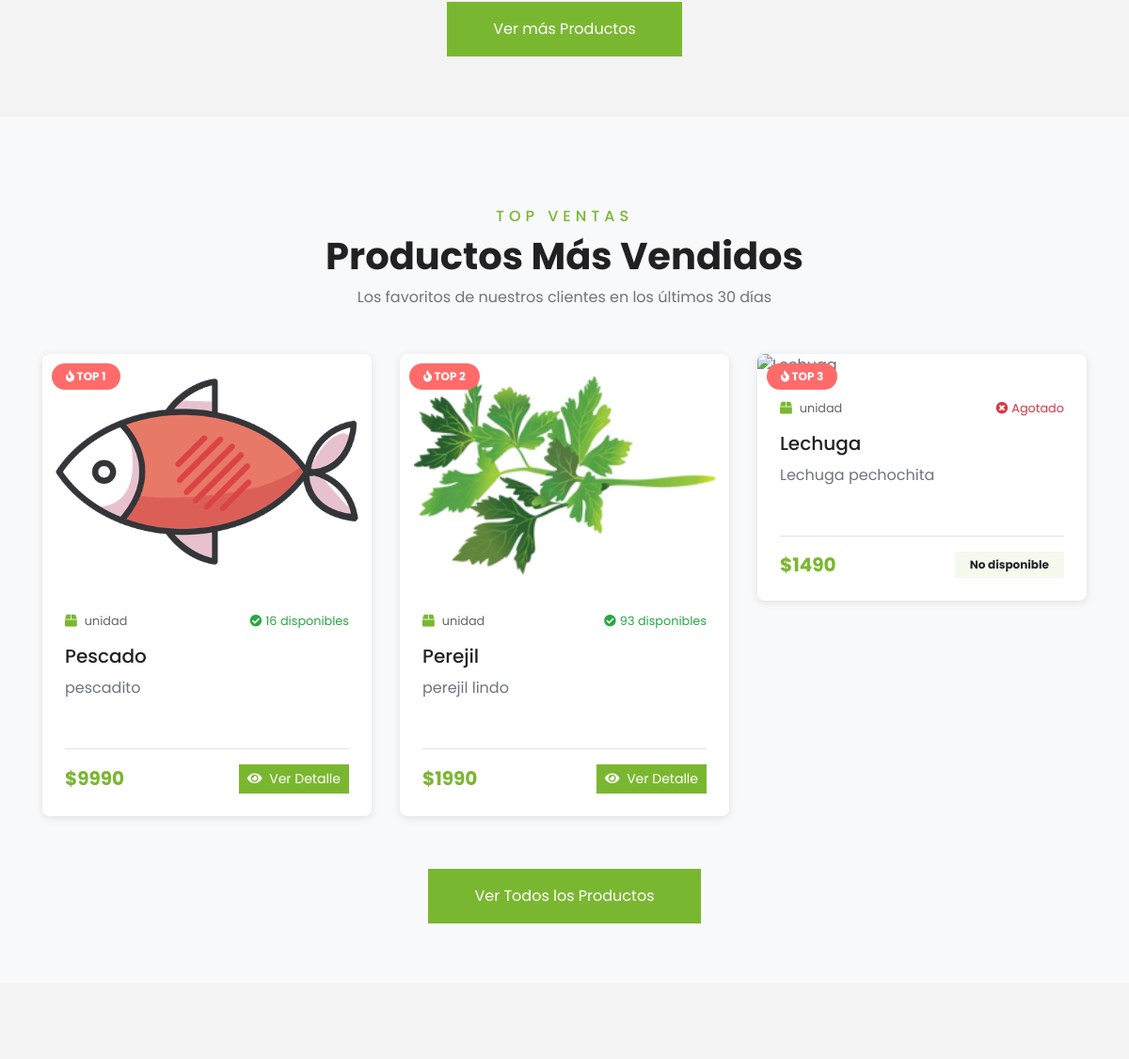
The app's page / (middle part), older data.
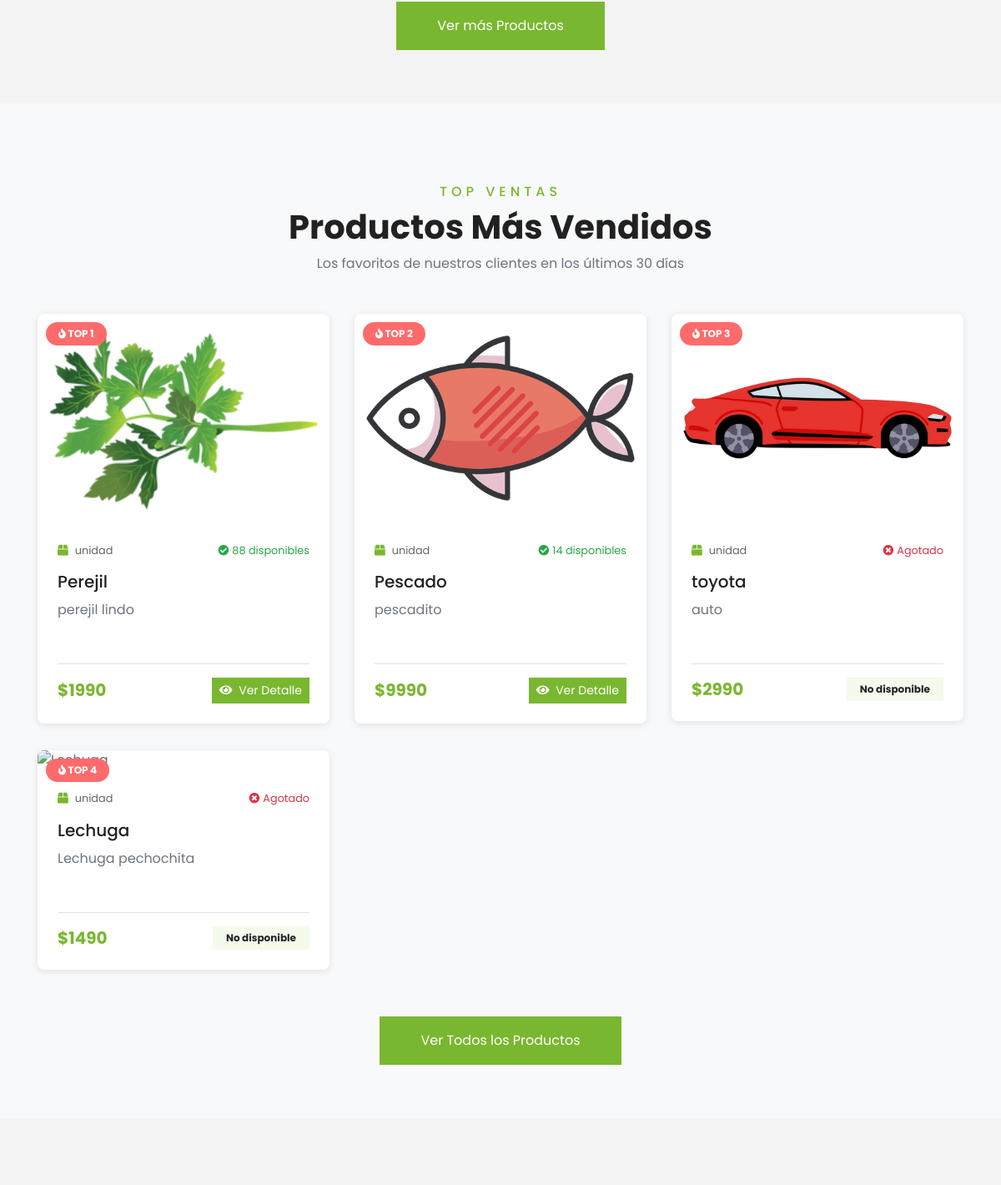
The same page, newer data.
### miapp/models.py (models this page shows, shortened)
class Producto(models.Model):
    UNIDADES_MEDIDA = [
        ('unidad', 'Unidad'),
        ('kg', 'Kilogramo'),
        ('gr', 'Gramo'),
        ('lt', 'Litro'),
        ('ml', 'Mililitro'),
        ('paquete', 'Paquete'),
        ('caja', 'Caja'),
    ]
    nombre = models.CharField(
        max_length=100,
        db_index=True,
        verbose_name="Nombre del producto"
    )
    descripcion = models.TextField(
        max_length=500,
        verbose_name="Descripción"
    )
    precio_unitario = models.DecimalField(
        max_digits=10,
        decimal_places=2,
        verbose_name="Precio unitario",
        help_text="Precio en pesos chilenos"
    )
    unidad_medida = models.CharField(
        max_length=20,
        choices=UNIDADES_MEDIDA,
        default='unidad',
        verbose_name="Unidad de medida"
    )
    stock_disponible = models.IntegerField(
        default=0,
        verbose_name="Stock disponible",
        help_text="Cantidad disponible en inventario"
    )
    categoria = models.ForeignKey(
        Categoria,
        on_delete=models.PROTECT,  # PROTECT en lugar de CASCADE
        related_name='productos',
        verbose_name="Categoría"
    )
    imagen = models.ImageField(
        upload_to='productos/',  # Guarda directamente en productos/
        null=True,
        blank=True,
        verbose_name="Imagen del producto",
        help_text="Imagen principal del producto"
    )
    activo = models.BooleanField(
        default=True,
        verbose_name="Activo",
        help_text="Indica si el producto está activo para venta"
    )
    fecha_creacion = models.DateTimeField(auto_now_add=True, verbose_name="Fecha de creación")
    fecha_modificacion = models.DateTimeField(auto_now=True, verbose_name="Última modificación")
    class Meta:
        db_table = 'productos'
        verbose_name = 'Producto'
        verbose_name_plural = 'Productos'
        ordering = ['-fecha_creacion']
        indexes = [
            models.Index(fields=['nombre']),
            models.Index(fields=['categoria', 'activo']),
            models.Index(fields=['-fecha_creacion']),
        ]

### miapp/views.py (the view)
# urls.py: path('', views.inicio, name='inicio'),
def inicio(request):
    ofertas_activas = Oferta.objects.filter(
        fecha_fin__gte=timezone.now(),
        fecha_inicio__lte=timezone.now(),
        activa=True
    )
    hace_30_dias = timezone.now() - timedelta(days=30)
    productos_mas_vendidos = DetallePedido.objects.filter(
        pedido__estado_pedido__in=['pagado', 'preparando', 'enviado', 'completado'],
        pedido__fecha_pedido__gte=hace_30_dias
    ).values('producto__id', 'producto__nombre').annotate(
        total_vendido=Sum('cantidad')
    ).order_by('-total_vendido')[:10]
    ids_productos = [item['producto__id'] for item in productos_mas_vendidos]
    productos_top = Producto.objects.filter(
        id__in=ids_productos,
        activo=True
    ).prefetch_related(
        Prefetch('ofertas', queryset=ofertas_activas, to_attr='ofertas_activas')
    )
    productos_top_ordenados = sorted(
        productos_top,
        key=lambda p: ids_productos.index(p.id) if p.id in ids_productos else 999
    )
    contexto = {
        'productos_top_vendidos': productos_top_ordenados,
        'now': timezone.now(),
    }
    return render(request, 'miapp/inicio.html', contexto)

### miapp/templates/miapp/inicio.html (shortened to what this page needs)
{% load static %}
<!DOCTYPE html>
<html lang="es">
    <head>
        <link
            href="https://cdnjs.cloudflare.com/ajax/libs/font-awesome/5.10.0/css/all.min.css"
            rel="stylesheet">
        <link href="https://cdnjs.cloudflare.com/ajax/libs/font-awesome/5.10.0/css/all.min.css" rel="stylesheet">
        <link href="{% static 'lib/owlcarousel/assets/owl.carousel.min.css' %}"
            rel="stylesheet">
        <link href="{% static 'css/style.css' %}" rel="stylesheet">
    </head>
    <body>
                {% include 'miapp/chatbot.html' %}
        <div class="container-fluid py-5">
            <div class="container pt-5 pb-3">
                <div class="text-center mt-4">
                    <a href="{% url 'listar_productos' %}" class="btn btn-primary py-3 px-5">Ver más Productos</a>
                </div>
            </div>
        </div>
        <div class="container-fluid py-5" style="background-color: #f8f9fa;">
            <div class="container pt-5 pb-3">
                <div class="text-center mb-3 pb-3">
                    <h6 class="text-primary text-uppercase" style="letter-spacing: 5px;">Top Ventas</h6>
                    <h1>Productos Más Vendidos</h1>
                    <p class="text-muted">Los favoritos de nuestros clientes en los últimos 30 días</p>
                </div>
                <div class="row">
                    {% for producto in productos_top_vendidos %}
                    <div class="col-lg-4 col-md-6 mb-4">
                        <div class="package-item bg-white mb-2" style="box-shadow: 0 2px 8px rgba(0,0,0,0.1); border-radius: 8px; overflow: hidden;">
                            <div style="position: relative;">
                                <img class="img-fluid w-100" src="{{ producto.imagen.url }}" alt="{{ producto.nombre }}"
                                     style="height: 250px; object-fit: cover;">
                                <div style="position: absolute; top: 10px; left: 10px; background-color: #ff6b6b; color: white; padding: 5px 15px; border-radius: 20px; font-weight: bold; font-size: 12px;">
                                    <i class="fa fa-fire"></i> TOP {{ forloop.counter }}
                                </div>
                            </div>
                            <div class="p-4">
                                <div class="d-flex justify-content-between mb-3">
                                    <small class="m-0">
                                        <i class="fa fa-box text-primary mr-2"></i>{{ producto.unidad_medida }}
                                    </small>
                                    {% if producto.stock_disponible > 0 %}
                                        <small class="m-0 text-success">
                                            <i class="fa fa-check-circle mr-1"></i>{{ producto.stock_disponible }} disponibles
                                        </small>
                                    {% else %}
                                        <small class="m-0 text-danger">
                                            <i class="fa fa-times-circle mr-1"></i>Agotado
                                        </small>
                                    {% endif %}
                                </div>
                                <a class="h5 text-decoration-none text-dark" href="{% url 'detalle_producto' producto.id %}">
                                    {{ producto.nombre }}
                                </a>
                                <p class="text-muted mt-2 mb-3" style="height: 60px; overflow: hidden;">
                                    {{ producto.descripcion|truncatewords:15 }}
                                </p>
                                <div class="border-top pt-3">
                                    <div class="d-flex justify-content-between align-items-center">
                                        <div>
                                            {% if producto.ofertas_activas %}
                                                {% with oferta=producto.ofertas_activas.0 %}
                                                <h5 class="m-0">
                                                    <span class="text-danger font-weight-bold">
                                                        ${{ oferta.precio_oferta|floatformat:0 }}
                                                    </span>
                                                </h5>
                                                <small class="text-muted" style="text-decoration: line-through;">
                                                    ${{ producto.precio_unitario|floatformat:0 }}
                                                </small>
                                                <span class="badge badge-danger ml-2">
                                                    -{{ oferta.porcentaje_descuento|floatformat:0 }}%
                                                </span>
                                                {% endwith %}
                                            {% else %}
                                                <h5 class="m-0 text-primary font-weight-bold">
                                                    ${{ producto.precio_unitario|floatformat:0 }}
                                                </h5>
                                            {% endif %}
                                        </div>
                                        {% if producto.stock_disponible > 0 %}
                                            <a href="{% url 'detalle_producto' producto.id %}"
                                               class="btn btn-primary btn-sm">
                                                <i class="fa fa-eye mr-1"></i> Ver Detalle
                                            </a>
                                        {% else %}
                                            <span class="badge badge-secondary py-2 px-3">
                                                No disponible
                                            </span>
                                        {% endif %}
                                    </div>
                                </div>
                            </div>
                        </div>
                    </div>
                    {% endfor %}
                </div>
                {% if productos_top_vendidos %}
                <div class="text-center mt-4">
                    <a href="{% url 'listar_productos' %}" class="btn btn-primary py-3 px-5">
                        Ver Todos los Productos
                    </a>
                </div>
                {% endif %}
            </div>
        </div>
    </body>
</html>

### miapp/templates/miapp/barrabase.html (shortened to what this page needs)
{% load static %}

### miapp/templates/miapp/chatbot.html (shortened to what this page needs)
{% load static %}
<link rel="stylesheet" href="{% static 'chatbot/chatbot.css' %}">

### miapp/templates/miapp/barrabaja.html (shortened to what this page needs)
{% load static %}

### miapp/static/chatbot/chatbot.css (style rules this page uses)
:root { --cb-green: #3aa76d; --cb-green-dark: #2f8b5a; --cb-bg: #ffffff; --cb-bot: #f6fff9; --cb-user: #e8f5ee; --cb-border: #e0e7e4; --cb-shadow: 0 12px 30px rgba(0, 0, 0, .12); --cb-radius: 16px; --cb-text: #1e293b; --cb-text-light: #64748b; }

Row changes from the older to the newer data that the page shows:
changed Producto "Perejil": stock_disponible "93" → "88"; moves up the list
changed Producto "Pescado": stock_disponible "16" → "14"
now on this page (row edited): Producto: imagen (picture), unidad_medida "unidad", stock_disponible 0 (drawn), nombre "toyota", descripcion "auto", precio_unitario "2990"
